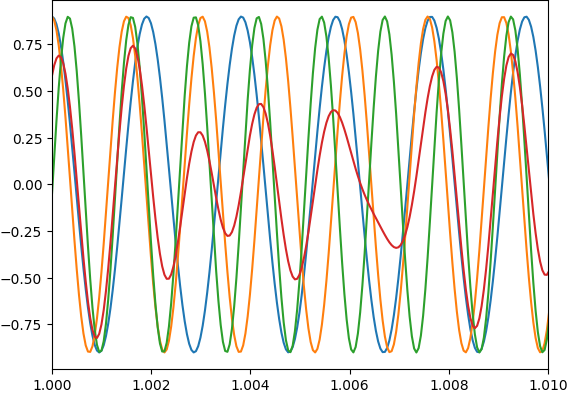

Recreate this plot in Python.
from numpy import arange, pi, sin
import scipy.io.wavfile as wav
import matplotlib.pyplot as plt

tmax = 2
rate = 22050
dt = 1 / rate
T = arange(0, tmax, dt)


def f(hz):
    return sin(2 * pi * hz * T) * 0.9


A = [f(440.000000 * 2**n) for n in range(-2, 3)]
B = [f(493.883301 * 2**n) for n in range(-2, 3)]
C = [f(523.251131 * 2**n) for n in range(-2, 3)]
D = [f(587.329536 * 2**n) for n in range(-2, 3)]
E = [f(659.255114 * 2**n) for n in range(-2, 3)]
F = [f(698.456463 * 2**n) for n in range(-2, 3)]
G = [f(783.990872 * 2**n) for n in range(-2, 3)]
CEG = (C[2] + E[2] + G[2]) / 3
Data = (CEG * 32768).astype('int16')
wav.write('CEG.wav', rate, Data)

for Y in [C[2], E[2], G[2], CEG]:
    plt.plot(T, Y)
plt.xlim(1, 1.01), plt.show()
#plt.savefig('cord.png', bbox_inches='tight', pad_inches=0)
